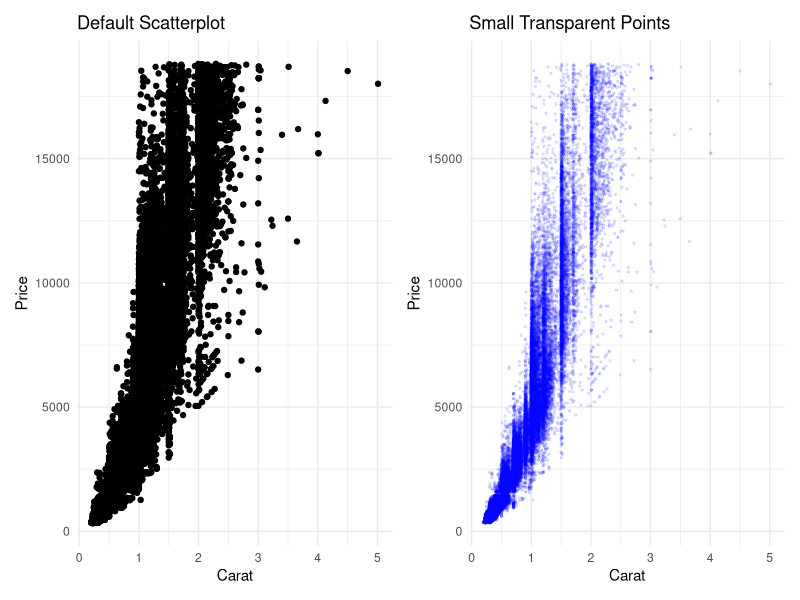

Write R code to recreate this figure.
library(ggplot2)
library(patchwork)

data(diamonds)

p1 <- ggplot(
  diamonds,
  aes(x = carat, y = price)
) +
  geom_point() +
  labs(
    title = "Default Scatterplot",
    x = "Carat",
    y = "Price"
  ) +
  theme_minimal()

p2 <- ggplot(
  diamonds,
  aes(x = carat, y = price)
) +
  geom_point(
    size = 0.5,
    alpha = 0.1,
    colour = "blue"
  ) +
  labs(
    title = "Small Transparent Points",
    x = "Carat",
    y = "Price"
  ) +
  theme_minimal()

p1 + p2
